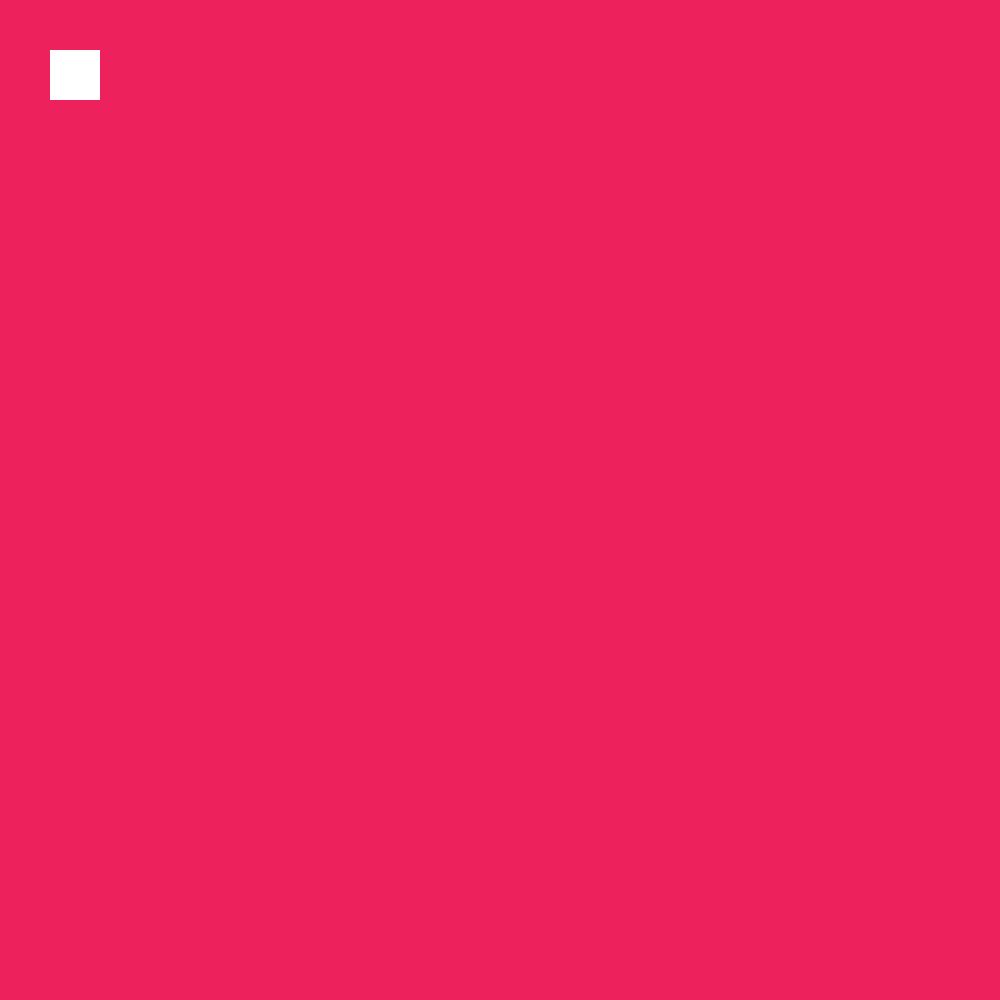
Frame 1 (no input)
Frame 60 (no input): identical to frame 1, image omitted
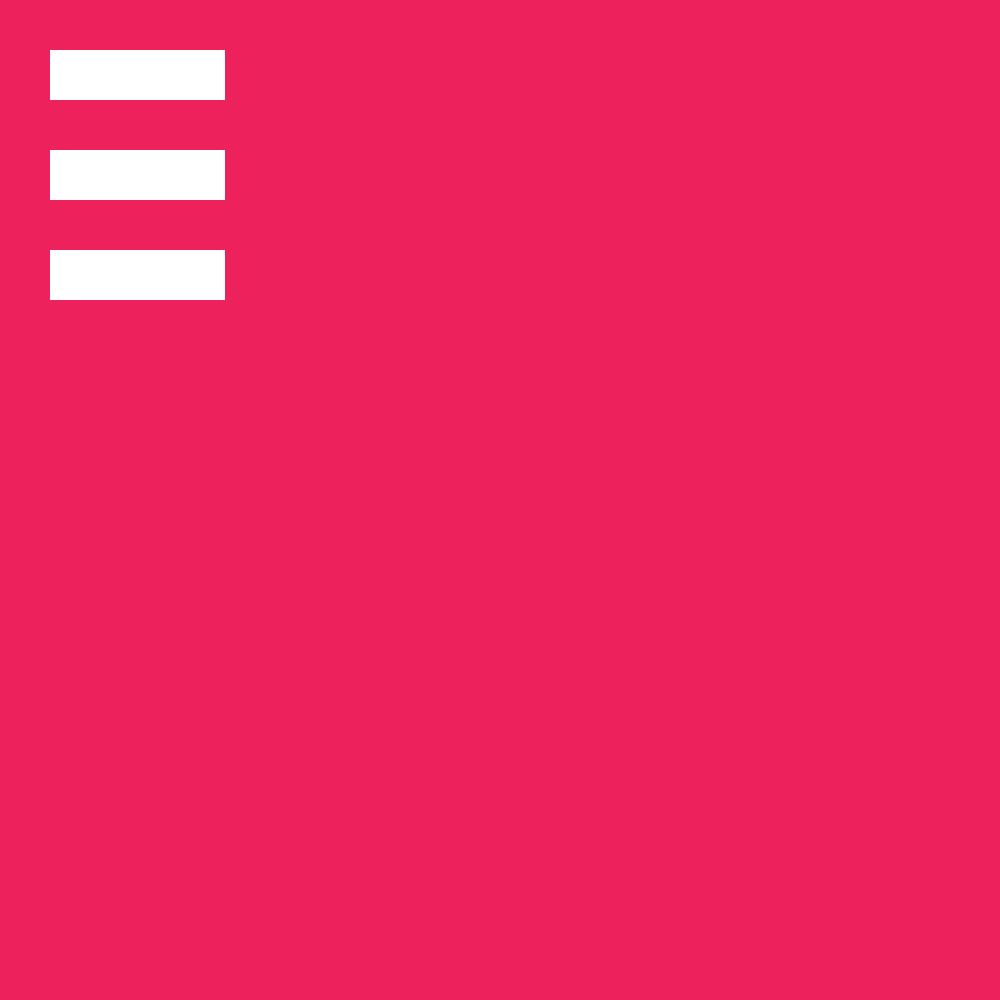
Frame 120 (the mouse pressed at the canvas centre since frame 60)

The p5.js sketch that drew these frames (run headless with seeded random() and noise() and a simulated clock; from frame 60 on, the mouse is pressed at the canvas centre):

// p5.js sketch
// ── sketch.js
function setup(){
    createCanvas(1000, 1000);
}

function draw(){
    background(237, 34, 93);
    if(mouseIsPressed === true){
        noStroke();
        rect(50, 50, 175, 50);
    }
    else {
        noStroke();
        rect(50, 50, 50, 50)
        // rect(50, 100, 200, 50); //(posit. from left, posit. from right, size, size)
    }

    if(mouseIsPressed === true){
        noStroke();
        rect(50, 150, 175, 50);
    }
    else {
        noStroke();
        rect(50, 50, 50, 50)
        // rect(50, 150, 200, 50);
    } 

    if(mouseIsPressed === true){
        noStroke();
        rect(50, 250, 175, 50);
    }
    else {
        noStroke();
        rect(50, 50, 50, 50)
        // rect(50, 200, 200, 50);
    } 

    print(mouseIsPressed);
} 
